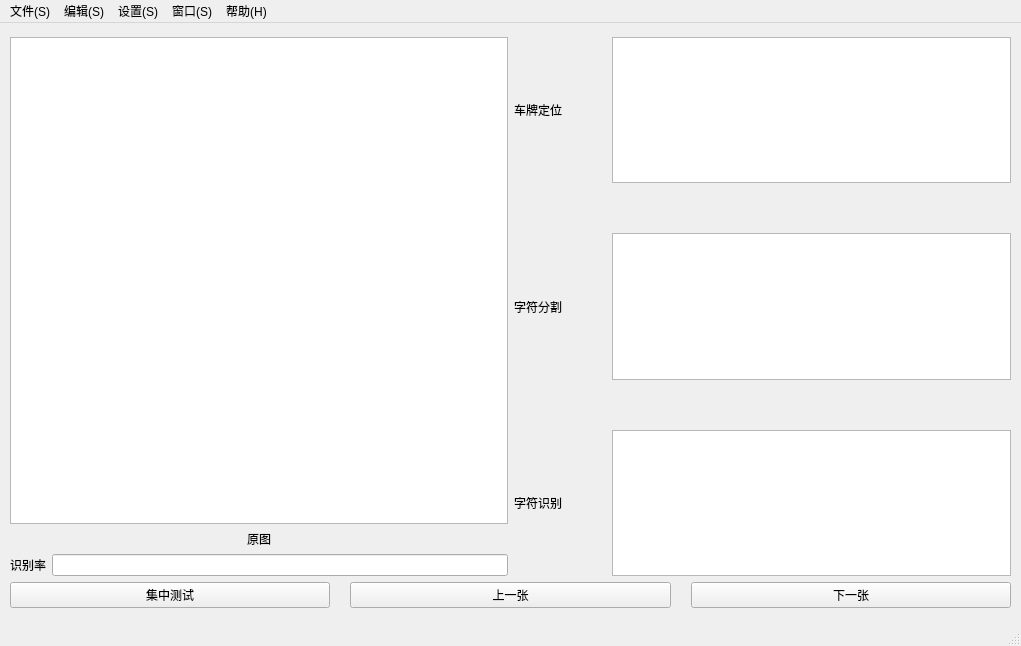
<?xml version="1.0" encoding="UTF-8"?>
<ui version="4.0">
 <class>MainWindow</class>
 <widget class="QMainWindow" name="MainWindow">
  <property name="geometry">
   <rect>
    <x>0</x>
    <y>0</y>
    <width>1021</width>
    <height>646</height>
   </rect>
  </property>
  <property name="windowTitle">
   <string>车牌识别系统</string>
  </property>
  <widget class="QWidget" name="centralwidget">
   <widget class="QWidget" name="">
    <property name="geometry">
     <rect>
      <x>10</x>
      <y>14</y>
      <width>1001</width>
      <height>571</height>
     </rect>
    </property>
    <layout class="QVBoxLayout" name="verticalLayout_4">
     <item>
      <layout class="QHBoxLayout" name="horizontalLayout_6">
       <item>
        <layout class="QVBoxLayout" name="verticalLayout_3">
         <item>
          <layout class="QVBoxLayout" name="verticalLayout">
           <item>
            <widget class="QGraphicsView" name="graphicsView"/>
           </item>
           <item>
            <widget class="QLabel" name="label">
             <property name="enabled">
              <bool>true</bool>
             </property>
             <property name="layoutDirection">
              <enum>Qt::RightToLeft</enum>
             </property>
             <property name="text">
              <string>原图</string>
             </property>
             <property name="alignment">
              <set>Qt::AlignCenter</set>
             </property>
             <property name="margin">
              <number>0</number>
             </property>
            </widget>
           </item>
          </layout>
         </item>
         <item>
          <layout class="QHBoxLayout" name="horizontalLayout_5">
           <item>
            <widget class="QLabel" name="label_5">
             <property name="text">
              <string>识别率</string>
             </property>
             <property name="margin">
              <number>10</number>
             </property>
            </widget>
           </item>
           <item>
            <widget class="QLineEdit" name="lineEdit"/>
           </item>
          </layout>
         </item>
        </layout>
       </item>
       <item>
        <layout class="QVBoxLayout" name="verticalLayout_2">
         <property name="spacing">
          <number>50</number>
         </property>
         <item>
          <layout class="QHBoxLayout" name="horizontalLayout_2">
           <item>
            <widget class="QLabel" name="label_2">
             <property name="text">
              <string>车牌定位</string>
             </property>
            </widget>
           </item>
           <item>
            <widget class="QGraphicsView" name="graphicsView_2"/>
           </item>
          </layout>
         </item>
         <item>
          <layout class="QHBoxLayout" name="horizontalLayout_3">
           <item>
            <widget class="QLabel" name="label_3">
             <property name="text">
              <string>字符分割</string>
             </property>
            </widget>
           </item>
           <item>
            <widget class="QGraphicsView" name="graphicsView_3"/>
           </item>
          </layout>
         </item>
         <item>
          <layout class="QHBoxLayout" name="horizontalLayout_4">
           <item>
            <widget class="QLabel" name="label_4">
             <property name="text">
              <string>字符识别</string>
             </property>
            </widget>
           </item>
           <item>
            <widget class="QGraphicsView" name="graphicsView_4"/>
           </item>
          </layout>
         </item>
        </layout>
       </item>
      </layout>
     </item>
     <item>
      <layout class="QHBoxLayout" name="horizontalLayout">
       <property name="spacing">
        <number>20</number>
       </property>
       <property name="sizeConstraint">
        <enum>QLayout::SetFixedSize</enum>
       </property>
       <item>
        <widget class="QPushButton" name="pushButton">
         <property name="text">
          <string>集中测试</string>
         </property>
        </widget>
       </item>
       <item>
        <widget class="QPushButton" name="pushButton_2">
         <property name="enabled">
          <bool>true</bool>
         </property>
         <property name="text">
          <string>上一张</string>
         </property>
        </widget>
       </item>
       <item>
        <widget class="QPushButton" name="pushButton_3">
         <property name="text">
          <string>下一张</string>
         </property>
        </widget>
       </item>
      </layout>
     </item>
    </layout>
   </widget>
  </widget>
  <widget class="QMenuBar" name="menubar">
   <property name="geometry">
    <rect>
     <x>0</x>
     <y>0</y>
     <width>1021</width>
     <height>26</height>
    </rect>
   </property>
   <widget class="QMenu" name="menu">
    <property name="title">
     <string>文件(S)</string>
    </property>
   </widget>
   <widget class="QMenu" name="menu_2">
    <property name="title">
     <string>编辑(S)</string>
    </property>
   </widget>
   <widget class="QMenu" name="menu_3">
    <property name="title">
     <string>设置(S)</string>
    </property>
   </widget>
   <widget class="QMenu" name="menu_4">
    <property name="title">
     <string>窗口(S)</string>
    </property>
   </widget>
   <widget class="QMenu" name="menu_H">
    <property name="title">
     <string>帮助(H)</string>
    </property>
   </widget>
   <addaction name="menu"/>
   <addaction name="menu_2"/>
   <addaction name="menu_3"/>
   <addaction name="menu_4"/>
   <addaction name="menu_H"/>
  </widget>
  <widget class="QStatusBar" name="statusbar"/>
 </widget>
 <resources/>
 <connections/>
</ui>
